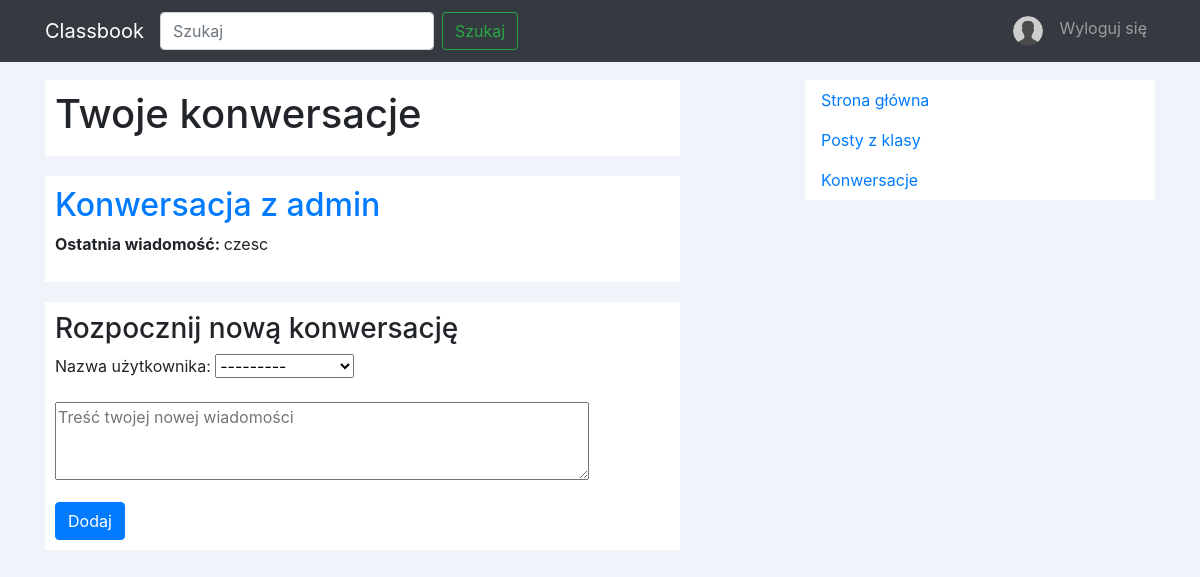
The page /conversations/ (signed in) on the database as committed earlier.
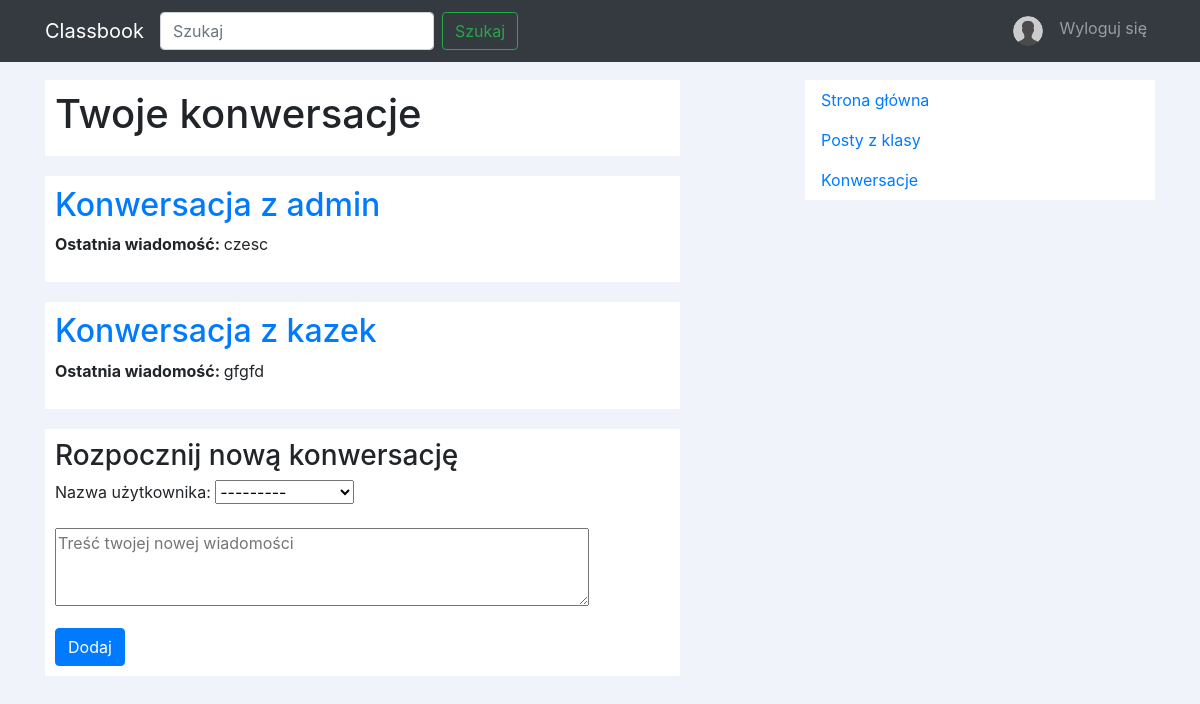
The same page on the database as committed later.
### main/models.py (models this page shows, shortened)
class Conversation(models.Model):
	user1 = models.ForeignKey(User, on_delete=models.CASCADE, related_name="user1")
	user2 = models.ForeignKey(User, on_delete=models.CASCADE, related_name="user2")
	messages = models.ManyToManyField(Message, null=True, blank=True)

class Message(models.Model):
	date = models.DateTimeField(default=datetime.now)
	content = models.CharField(max_length=10000)
	sender = models.ForeignKey(User, on_delete=models.CASCADE, null=True, blank=True, related_name="sender")
	class Meta:
		ordering = ['date']

### main/views.py (the view, shortened to what this page needs)
# urls.py: url(r'^conversations/$', views.get_conversations, name="get_conversations"),
@login_required(login_url='/')
def get_conversations(request):
	conversations = list(set(list(chain(
		Conversation.objects.filter(user1=request.user),
		Conversation.objects.filter(user2=request.user)
	))))
	form = ConversationForm()
	context = {
		"conversations": conversations,
		"form": form
	}
	return render(request, 'main/conversations.html', context)

### main/forms.py
class ConversationForm(forms.Form):
	user = forms.ModelChoiceField(queryset=User.objects.all(), label="Nazwa użytkownika")
	new_message = forms.CharField(max_length=256, label="", widget=forms.Textarea(attrs=
		{'cols': 50, 'rows': 3, 'placeholder': 'Treść twojej nowej wiadomości'}))

### main/templatetags/profile.py (called while the page is built)
@register.simple_tag
def get_profile_avatar(user, view_name = 0, username = 0):
	if view_name:
		avatar = Profile.objects.get(user=User.objects.get(username=username)).avatar
	else:
		avatar = Profile.objects.get(user=user).avatar
	if avatar:
		return avatar.url[4:]
	else:
		return '/static/main/avatars/default.png'

@register.simple_tag
def get_conversation_username(conversation, user):
	if conversation.user1 == user:
		return conversation.user2.username
	else:
		return conversation.user1.username

### main/templates/main/conversations.html (shortened to what this page needs)
{% extends 'main/base.html' %}
{% block header %}
	{% load profile %}
{% endblock %}
{% block content %}
	<div id="about" class="post">
		<h1>Twoje konwersacje</h1>
	</div>
	<div id="posts">
		{% for conversation in conversations %}
			<div class="post">
				<h2 class="post-title"> <a href="{% url 'conversation_view' conversation.id %}">Konwersacja z {% get_conversation_username conversation user %}</a> </h2>
				<p>
					<b>Ostatnia wiadomość: </b>{{ conversation.messages.last.content }}
				</p>
			</div>
		{% endfor %}
	</div>
	<div class="post">
		<h3>Rozpocznij nową konwersację</h3>
		<form method="POST">
			{{ form.as_p }}
			<button type="submit" class="btn btn-primary">Dodaj</button>
		</form>
	</div>
{% endblock %}

Rows that differ between the two databases and show on the page:
added Conversation: user1+user2 "kazek", messages.last.content "gfgfd"
